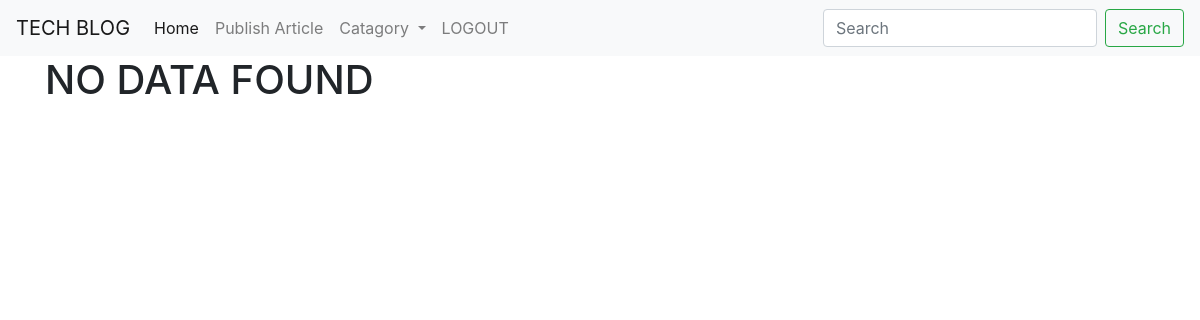
The app's page /python/, older data.
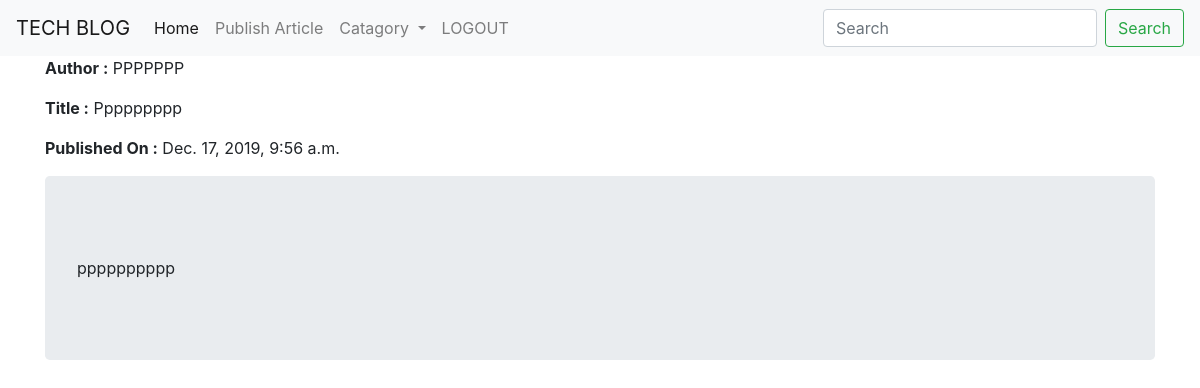
The same page, newer data.
### devops_blog/models.py (models this page shows)
class blogmodel(models.Model):
    MAIN_TOPICS = (
        ('G', 'GIT'),
        ('J', 'JENKINS'),
        ('B', 'BUILD TOOLS'),
        ('D', 'DOCKER'),
        ('A', 'ANSIBLE'),
        ('K', 'KUBERNATES'),
        ('C', 'CLOUD'),
        ('L', 'LINUX'),
        ('P', 'PYTHON'),
        ('S', 'DATA SCIENCE'),
        ('M', 'MACHINE LEARNING'),
        ('O','MONITORING TOOLS')
    )
    type = models.CharField(max_length=20, choices=MAIN_TOPICS)
    author_name = models.CharField(max_length=60)
    article_name = models.CharField(max_length=150)
    date_time = models.DateTimeField(auto_now=True, auto_now_add=False)
    content = models.TextField()

### devops_blog/views.py (the view)
# urls.py: path('python/',views.pythonview,name='python'),
def pythonview(request):
    my_list = blogmodel.objects.order_by('author_name')
    my_dict = {'form':my_list}
    return render(request,'devops_blog/python.html',context=my_dict)

### devops_blog/templates/devops_blog/python.html
{% extends 'devops_blog/base.html' %}
{% block body_block %}
<div class="container">
  {% if form %}
  {% for k in form %}
  {% if k.type == 'P' %}
  <p><b>Author :</b> {{ k.author_name|upper }}</p>
  <p><b>Title :</b> {{ k.article_name|title }}</p>
  <p><b>Published On :</b> {{ k.date_time }}</p>
    <div class="jumbotron">
    <p>{{ k.content|linebreaks }}</p>
    </div>
  {% endif %}
  {% endfor %}
  {% else %}
  <h1>NO DATA FOUND</h1>
  {% endif %}
</div>
{% endblock %}

Row changes from the older to the newer data that the page shows:
added blogmodel: author_name "PPPPPPP", article_name "Ppppppppp", date_time "Dec. 17, 2019, 9:56 a.m.", content "pppppppppp"
Text that changed along with them:
text no longer shown: "NO DATA FOUND"
